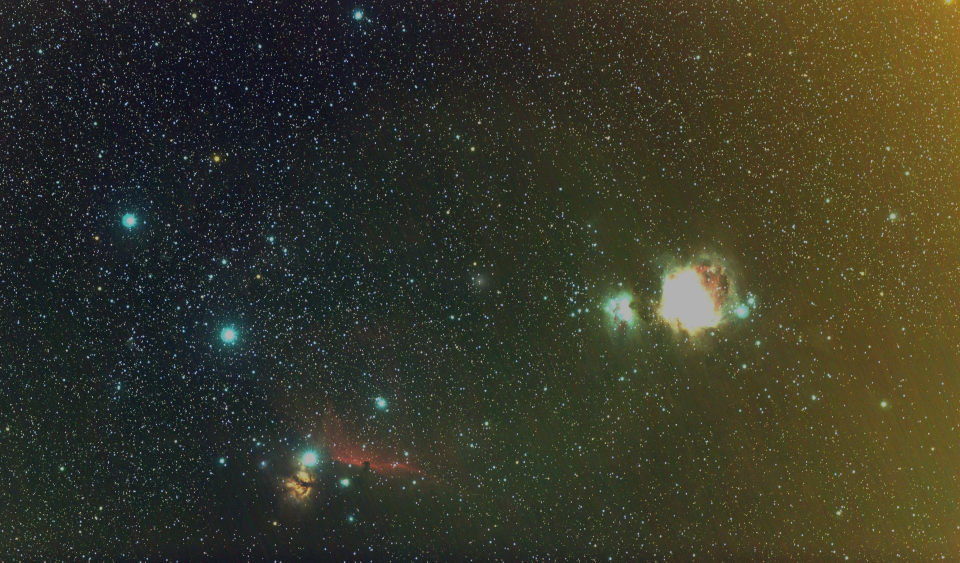
#> input picture image_avec_filtre_rbf.jpg, 1920 x 1125 px (shown at 1/2 size)
$ python -i 3eme_methode.py   (imports and definitions only)
#> lines starting #> are read from the running program, lines starting #| are printed output that depends on the picture
import cv2
import os
import numpy as np
import tkinter as tk
from tkinter import ttk
from PIL import Image, ImageTk

def equalize_histogram(image_path, output_folder):
    # Chargement de l'image astronomique
#> called with image_path = '../image_avec_filtre_rbf.jpg', output_folder = 'out.png'
    image_astronomique = cv2.imread(image_path)
#> image_astronomique is the input picture: shape (1125, 1920, 3); mean B, G, R 39.8, 55.3, 55

    # Conversion en niveaux de gris
    gray_image = cv2.cvtColor(image_astronomique, cv2.COLOR_BGR2GRAY)
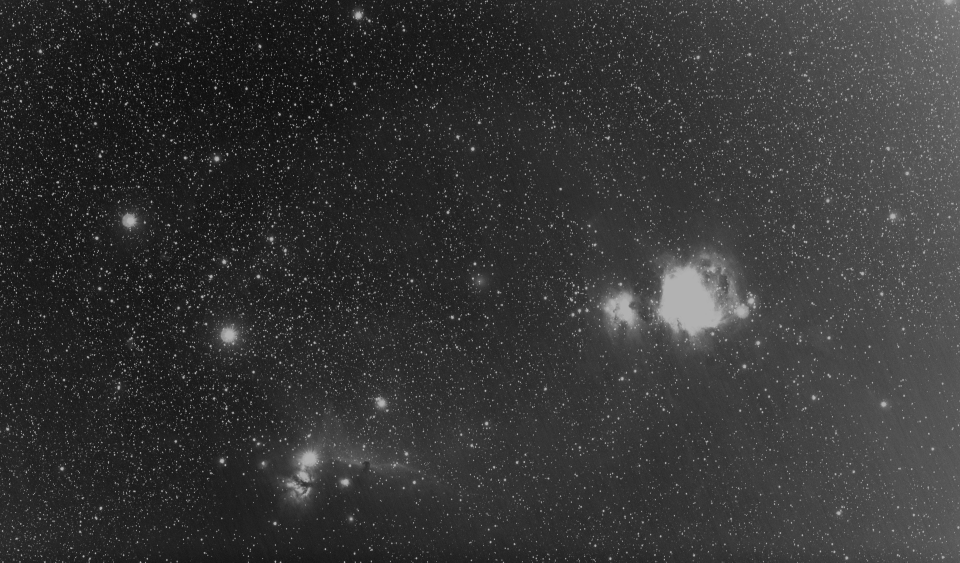
#> gray_image: shape (1125, 1920) (shown at 1/2 size); min 7, max 236, mean 53.4

    # Égalisation d'histogramme
    equalized_image = cv2.equalizeHist(gray_image)
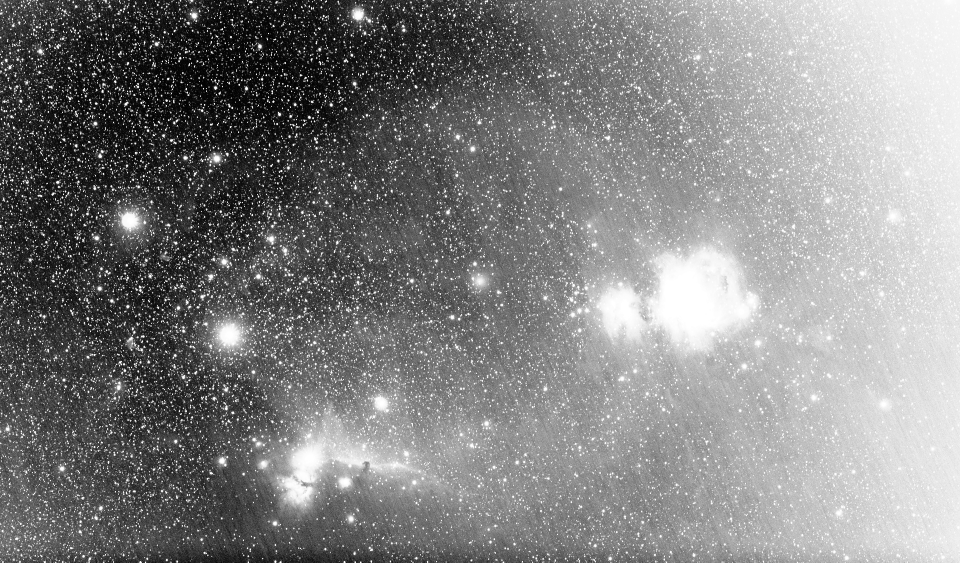
#> equalized_image: shape (1125, 1920) (shown at 1/2 size); min 0, max 255, mean 129.2

    # Enregistrement de l'image résultante dans un dossier spécifique
    output_path = os.path.join(output_folder, 'image_egalisation_histogramme.jpg')
    cv2.imwrite(output_path, equalized_image)

    # Affichage de l'image résultante
    display_image(equalized_image)

def display_image(image):
    # Création d'une fenêtre Tkinter
    fenetre = tk.Tk()
    fenetre.title("Image Astronomique Modifiée")
    fenetre.attributes('-fullscreen', True)

    # Redimensionnement de l'image pour l'affichage
    image = cv2.cvtColor(image, cv2.COLOR_GRAY2RGB)  # Convertir en RGB pour l'affichage
    image = Image.fromarray(image)
    image = image.resize((1000, 700))
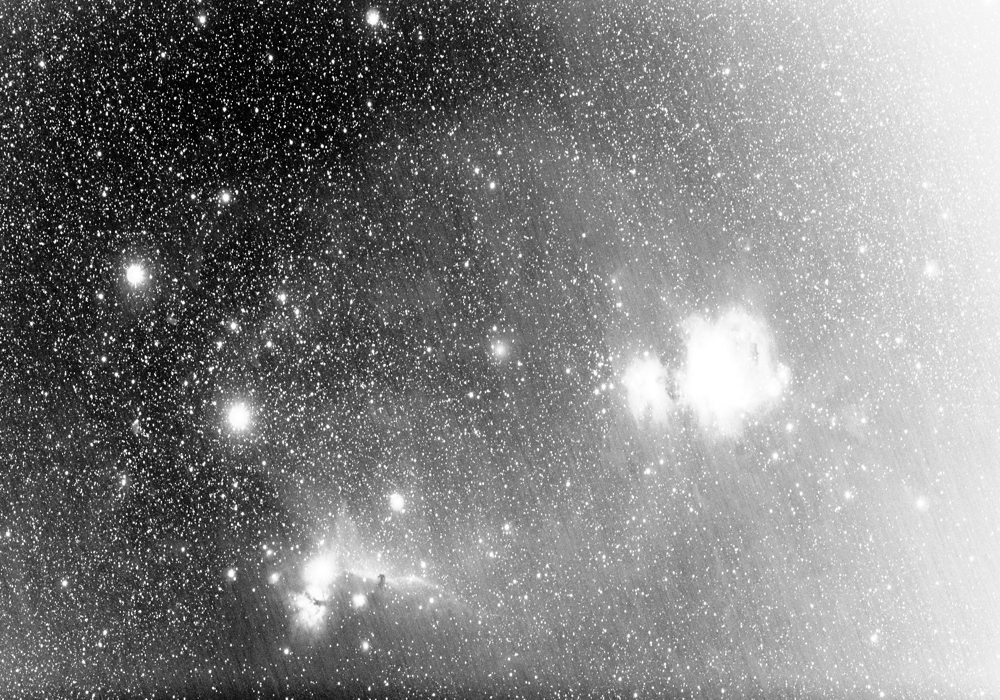
#> image: PIL image 1000x700 RGB; min 0, max 255, mean 129.2
    photo = ImageTk.PhotoImage(image=image)

    # Création d'un label pour afficher l'image
    label = ttk.Label(fenetre, image=photo)
    label.pack()

    fenetre.mainloop()

# [7 lines not run here, left out]

>>> result = equalize_histogram('../image_avec_filtre_rbf.jpg', 'out.png')
